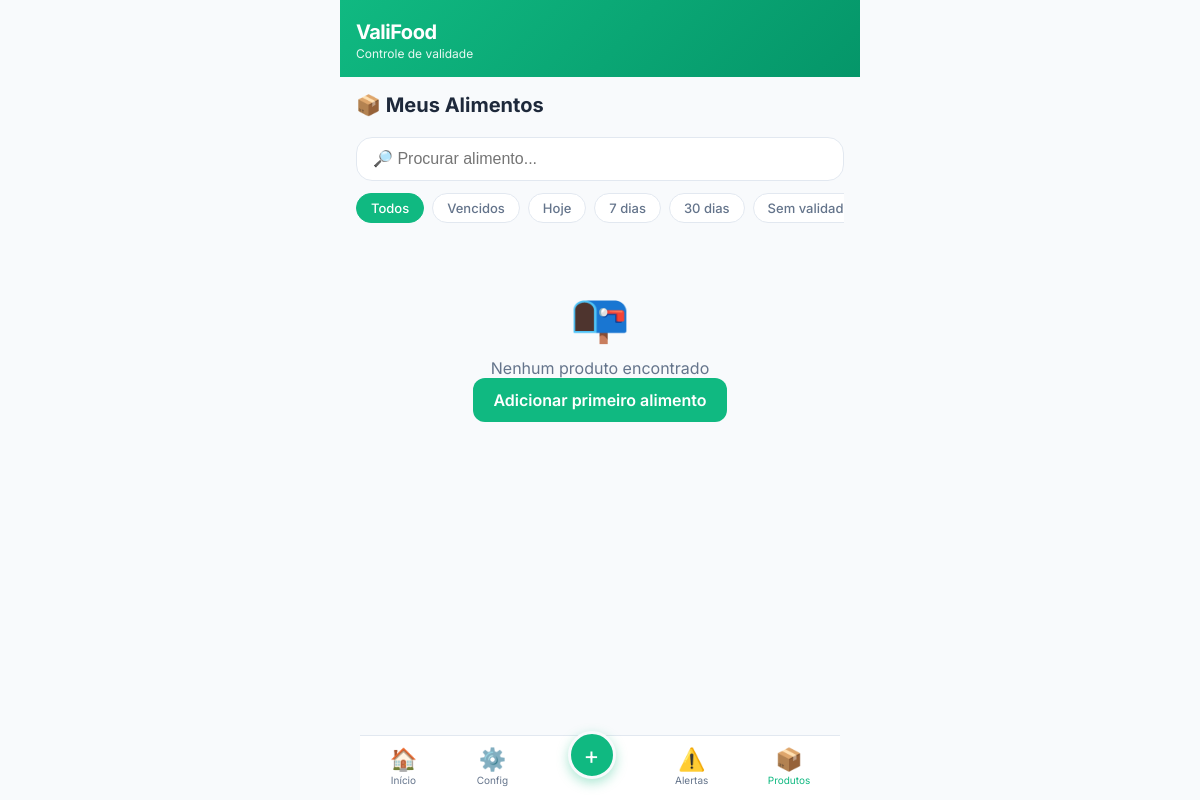
Page /produtos (signed in) on the earlier database version.
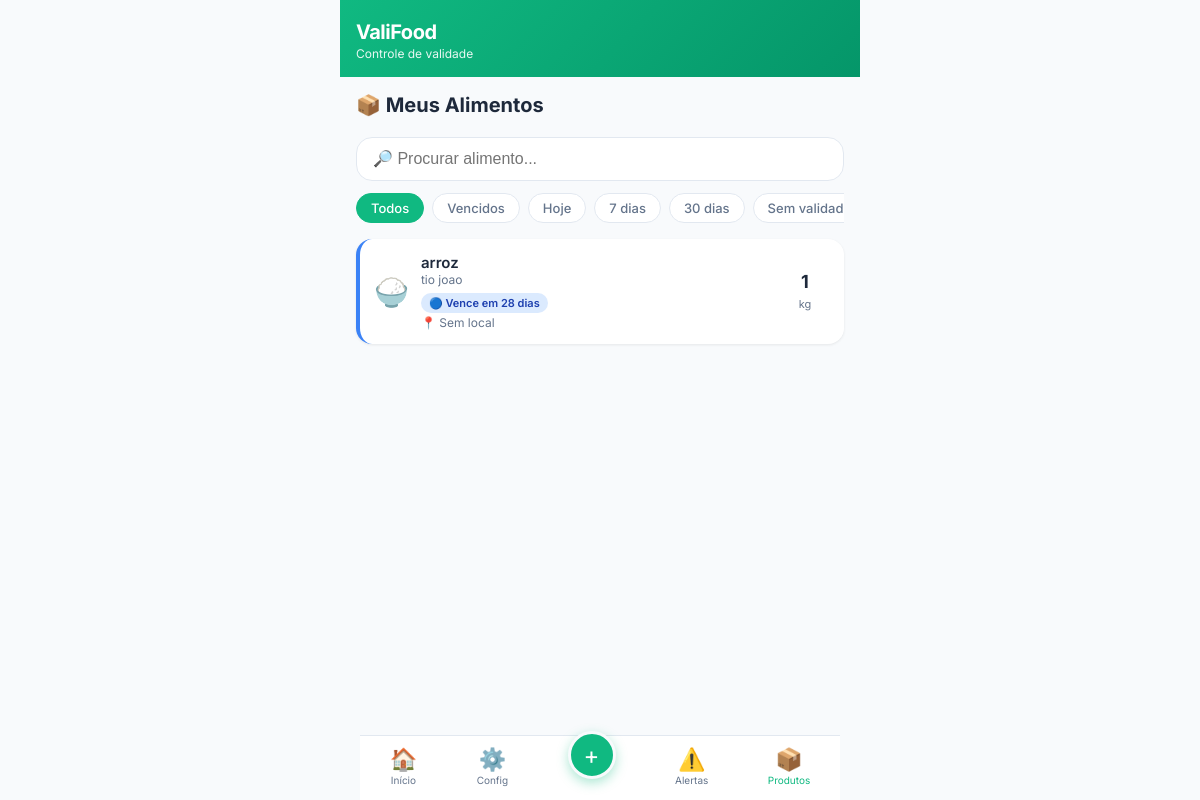
Same page on the later database version.
### app/models.py (models this page shows, shortened)
class Product(db.Model):
    __tablename__ = 'products'
    id = db.Column(db.Integer, primary_key=True)
    user_id = db.Column(db.Integer, db.ForeignKey('users.id'), nullable=False)
    barcode = db.Column(db.String(50), nullable=True)
    name = db.Column(db.String(150), nullable=False)
    brand = db.Column(db.String(100), nullable=True)
    category_id = db.Column(db.Integer, db.ForeignKey('categories.id'), nullable=True)
    quantity = db.Column(db.Float, default=1)
    unit = db.Column(db.String(20), default='unidade')
    purchase_date = db.Column(db.Date, nullable=True)
    expiration_date = db.Column(db.Date, nullable=True)
    no_expiration = db.Column(db.Boolean, default=False)
    storage_location_id = db.Column(db.Integer, db.ForeignKey('storage_locations.id'), nullable=True)
    notes = db.Column(db.Text, nullable=True)
    image = db.Column(db.String(255), nullable=True)
    created_at = db.Column(db.DateTime, default=lambda: datetime.now(pytz.timezone('America/Sao_Paulo')))
    updated_at = db.Column(db.DateTime, default=lambda: datetime.now(pytz.timezone('America/Sao_Paulo')), onupdate=lambda: datetime.now(pytz.timezone('America/Sao_Paulo')))
    active = db.Column(db.Boolean, default=True)
    def get_status(self):
        if self.no_expiration or not self.expiration_date:
            return 'sem_validade'
        today = datetime.now(pytz.timezone('America/Sao_Paulo')).date()
        days = (self.expiration_date - today).days
        if days < 0:
            return 'vencido'
        elif days == 0:
            return 'vence_hoje'
        elif days <= 3:
            return 'urgente'
        elif days <= 7:
            return 'atencao'
        elif days <= 30:
            return 'proximo'
        else:
            return 'normal'
    def get_days_remaining(self):
        if self.no_expiration or not self.expiration_date:
            return None
        today = datetime.now(pytz.timezone('America/Sao_Paulo')).date()
        return (self.expiration_date - today).days

class Category(db.Model):
    __tablename__ = 'categories'
    id = db.Column(db.Integer, primary_key=True)
    name = db.Column(db.String(50), nullable=False)
    icon = db.Column(db.String(10), default='📦')
    color = db.Column(db.String(20), default='#6366f1')
    user_id = db.Column(db.Integer, db.ForeignKey('users.id'), nullable=True)
    created_at = db.Column(db.DateTime, default=lambda: datetime.now(pytz.timezone('America/Sao_Paulo')))
    products = db.relationship('Product', backref='category', lazy='dynamic')

### app/routes/products.py (the view, shortened to what this page needs)
@bp.route('/produtos')
@login_required
def list_products():
    tz = pytz.timezone('America/Sao_Paulo')
    today = datetime.now(tz).date()
    status = request.args.get('status', 'todos')
    search = request.args.get('search', '')
    category_id = request.args.get('category', type=int)
    query = Product.query.filter_by(user_id=current_user.id, active=True)
    if search:
        query = query.filter(Product.name.ilike(f'%{search}%'))
    if category_id:
        query = query.filter_by(category_id=category_id)
    if status == 'vencido':
        query = query.filter(
            Product.expiration_date.isnot(None),
            Product.no_expiration == False,
            Product.expiration_date < today
        )
    elif status == 'vence_hoje':
        query = query.filter(
            Product.expiration_date.isnot(None),
            Product.no_expiration == False,
            Product.expiration_date == today
        )
    elif status == 'sem_validade':
        query = query.filter(
            (Product.expiration_date.is_(None)) | (Product.no_expiration == True)
        )
    products = query.order_by(Product.expiration_date.asc().nullslast(), Product.name.asc()).all()
    categories = Category.query.filter(
        (Category.user_id == current_user.id) | (Category.user_id == None)
    ).all()
    return render_template('products.html',
        products=products,
        categories=categories,
        filter_status=status,
        search=search
    )

### app/templates/products.html (shortened to what this page needs)
{% extends "base.html" %}
{% block content %}
<div class="products-page">
    <div class="page-header">
        <h2>📦 Meus Alimentos</h2>
    </div>
    <div class="search-bar">
        <input type="text" id="search-input" placeholder="🔎 Procurar alimento..."
               value="{{ search }}" autocomplete="off">
    </div>
    <div class="filter-chips">
        <a href="{{ url_for('products.list_products') }}" class="chip {% if filter_status == 'todos' %}active{% endif %}">Todos</a>
        <a href="{{ url_for('products.list_products', status='vencido') }}" class="chip {% if filter_status == 'vencido' %}active{% endif %}">Vencidos</a>
        <a href="{{ url_for('products.list_products', status='vence_hoje') }}" class="chip {% if filter_status == 'vence_hoje' %}active{% endif %}">Hoje</a>
        <a href="{{ url_for('products.list_products', status='atencao') }}" class="chip {% if filter_status == 'atencao' %}active{% endif %}">7 dias</a>
        <a href="{{ url_for('products.list_products', status='proximo') }}" class="chip {% if filter_status == 'proximo' %}active{% endif %}">30 dias</a>
        <a href="{{ url_for('products.list_products', status='sem_validade') }}" class="chip {% if filter_status == 'sem_validade' %}active{% endif %}">Sem validade</a>
    </div>
    <div class="product-list" id="product-list">
        {% for p in products %}
        <a href="{{ url_for('products.detail', id=p.id) }}" class="product-card product-{{ p.get_status() }}">
            <div class="product-icon">{{ p.category.icon if p.category else '📦' }}</div>
            <div class="product-info">
                <h4 class="product-name">{{ p.name }}</h4>
                <p class="product-brand">{{ p.brand or '' }}</p>
                <p class="product-meta">
                    {% if p.no_expiration or not p.expiration_date %}
                        <span class="badge badge-neutral">📅 Sem validade</span>
                    {% elif p.get_status() == 'vencido' %}
                        <span class="badge badge-danger">❌ Vencido há {{ p.get_days_remaining()|abs }} dias</span>
                    {% elif p.get_status() == 'vence_hoje' %}
                        <span class="badge badge-warning">⚠️ Vence hoje</span>
                    {% elif p.get_status() == 'urgente' %}
                        <span class="badge badge-urgent">🔴 Vence em {{ p.get_days_remaining() }} dias</span>
                    {% elif p.get_status() == 'atencao' %}
                        <span class="badge badge-attention">🟡 Vence em {{ p.get_days_remaining() }} dias</span>
                    {% elif p.get_status() == 'proximo' %}
                        <span class="badge badge-info">🔵 Vence em {{ p.get_days_remaining() }} dias</span>
                    {% else %}
                        <span class="badge badge-success">✓ Vence em {{ p.get_days_remaining() }} dias</span>
                    {% endif %}
                </p>
                <p class="product-location">📍 {{ p.location.name if p.location else 'Sem local' }}</p>
            </div>
            <div class="product-qty">
                <span class="qty-value">{{ p.quantity|int }}</span>
                <span class="qty-unit">{{ p.unit }}</span>
            </div>
        </a>
        {% else %}
        <div class="empty-state">
            <span class="empty-icon">📭</span>
            <p>Nenhum produto encontrado</p>
            <a href="{{ url_for('products.new_product') }}" class="btn btn-primary">Adicionar primeiro alimento</a>
        </div>
        {% endfor %}
    </div>
</div>
{% endblock %}

### app/templates/base.html (shortened to what this page needs)
<!DOCTYPE html>
<html lang="pt-BR">
<head>
    <link rel="stylesheet" href="{{ url_for('static', filename='css/style.css') }}">
</head>
<body>
    <div class="app-container">
        {% if current_user.is_authenticated %}
        <header class="app-header">
            <div class="header-content">
                <h1 class="app-title">ValiFood</h1>
                <span class="app-subtitle">Controle de validade</span>
            </div>
        </header>
        {% endif %}
        <main class="app-main">
            {% block content %}{% endblock %}
        </main>
        {% if current_user.is_authenticated %}
        <nav class="bottom-nav" aria-label="Navegação principal">
            <a href="{{ url_for('dashboard.index') }}" class="nav-item {% if request.endpoint == 'dashboard.index' %}active{% endif %}" aria-label="Início">
                <span class="nav-icon">🏠</span>
                <span class="nav-label">Início</span>
            </a>
            <a href="{{ url_for('notifications.settings') }}" class="nav-item {% if request.endpoint and 'settings' in request.endpoint %}active{% endif %}" aria-label="Configurações">
                <span class="nav-icon">⚙️</span>
                <span class="nav-label">Config</span>
            </a>
            <a href="{{ url_for('products.new_product') }}" class="nav-item nav-scan {% if request.endpoint and 'new_product' in request.endpoint %}active{% endif %}" aria-label="Escanear">
                <span class="nav-icon">+</span>
            </a>
            <a href="{{ url_for('notifications.index') }}" class="nav-item {% if request.endpoint and 'notifications' in request.endpoint %}active{% endif %}" aria-label="Alertas">
                <span class="nav-icon">⚠️</span>
                <span class="nav-label">Alertas</span>
            </a>
            <a href="{{ url_for('products.list_products') }}" class="nav-item {% if request.endpoint and 'products' in request.endpoint %}active{% endif %}" aria-label="Produtos">
                <span class="nav-icon">📦</span>
                <span class="nav-label">Produtos</span>
            </a>
        </nav>
        {% endif %}
    </div>
</body>
</html>

### app/static/css/style.css (style rules this page uses)
:root { --primary: #10b981; --primary-dark: #059669; --danger: #ef4444; --warning: #f59e0b; --info: #3b82f6; --success: #22c55e; --bg: #f8fafc; --surface: #ffffff; --text: #1e293b; --text-secondary: #64748b; --border: #e2e8f0; --radius: 16px; --radius-sm: 12px; --shadow: 0 1px 3px rgba(0,0,0,0.08); --shadow-lg: 0 10px 25px rgba(0,0,0,0.1); }
* { margin: 0; padding: 0; box-sizing: border-box; -webkit-tap-highlight-color: transparent; }
html, body { font-family: 'Inter', -apple-system, BlinkMacSystemFont, sans-serif; background: var(--bg); color: var(--text); height: 100%; overflow-x: hidden; -webkit-font-smoothing: antialiased; }
.app-container { max-width: 480px; margin: 0 auto; min-height: 100vh; padding-bottom: 80px; position: relative; }
@media (min-width: 640px) { .app-container { max-width: 520px; } }
.app-main { padding: 16px; }
.app-header { background: linear-gradient(135deg, var(--primary), var(--primary-dark)); color: white; padding: 20px 16px 16px; position: sticky; top: 0; z-index: 100; }
.header-content { display: flex; flex-direction: column; }
.app-title { font-size: 1.25rem; font-weight: 700; letter-spacing: -0.5px; }
.app-subtitle { font-size: 0.75rem; opacity: 0.9; margin-top: 2px; }
.bottom-nav { position: fixed; bottom: 0; left: 50%; transform: translateX(-50%); width: 100%; max-width: 480px; background: var(--surface); border-top: 1px solid var(--border); display: flex; justify-content: space-around; align-items: center; padding: 6px 0 10px; z-index: 1000; backdrop-filter: blur(10px); }
.nav-item { display: flex; flex-direction: column; align-items: center; gap: 2px; text-decoration: none; color: var(--text-secondary); font-size: 0.625rem; padding: 4px 12px; transition: color 0.2s; }
.nav-item.active { color: var(--primary); }
.nav-icon { font-size: 1.375rem; }
.nav-scan .nav-icon { background: var(--primary); color: white; width: 48px; height: 48px; border-radius: 50%; display: flex; align-items: center; justify-content: center; font-size: 1.5rem; margin-top: -20px; box-shadow: 0 4px 12px rgba(16,185,129,0.35); border: 3px solid var(--bg); }
.page-header { margin-bottom: 20px; }
.page-header h2 { font-size: 1.25rem; font-weight: 700; }
.product-list { display: flex; flex-direction: column; gap: 10px; }
.product-card { display: flex; align-items: center; gap: 12px; background: var(--surface); border-radius: var(--radius); padding: 14px; text-decoration: none; color: inherit; box-shadow: var(--shadow); border-left: 4px solid var(--success); transition: transform 0.15s; }
.product-proximo { border-left-color: var(--info); }
.product-icon { font-size: 1.75rem; flex-shrink: 0; }
.product-info { flex: 1; min-width: 0; }
.product-name { font-size: 0.9375rem; font-weight: 600; white-space: nowrap; overflow: hidden; text-overflow: ellipsis; }
.product-brand { font-size: 0.75rem; color: var(--text-secondary); }
.product-meta { margin-top: 4px; }
.product-location { font-size: 0.75rem; color: var(--text-secondary); margin-top: 2px; }
.product-qty { text-align: center; flex-shrink: 0; min-width: 50px; }
.qty-value { display: block; font-size: 1.125rem; font-weight: 700; }
.qty-unit { font-size: 0.6875rem; color: var(--text-secondary); }
.badge { display: inline-block; font-size: 0.6875rem; font-weight: 600; padding: 3px 8px; border-radius: 20px; white-space: nowrap; }
.badge-info { background: #dbeafe; color: #1e40af; }
.search-bar { margin-bottom: 12px; }
.search-bar input { width: 100%; padding: 12px 16px; border: 1.5px solid var(--border); border-radius: var(--radius); font-size: 1rem; background: var(--surface); }
.filter-chips { display: flex; gap: 8px; overflow-x: auto; margin-bottom: 16px; -webkit-overflow-scrolling: touch; scrollbar-width: none; }
.chip { display: inline-block; padding: 6px 14px; border-radius: 20px; background: var(--surface); border: 1.5px solid var(--border); text-decoration: none; color: var(--text-secondary); font-size: 0.8125rem; font-weight: 500; white-space: nowrap; }
.chip.active { background: var(--primary); color: white; border-color: var(--primary); }

Differences in the rows shown:
added Product: category "🍚", name "arroz", brand "tio joao", get_days_remaining "28", location "Sem local", quantity "1", unit "kg"
Other differences:
text no longer shown: "📭 Nenhum produto encontrado Adicionar primeiro alimento"
